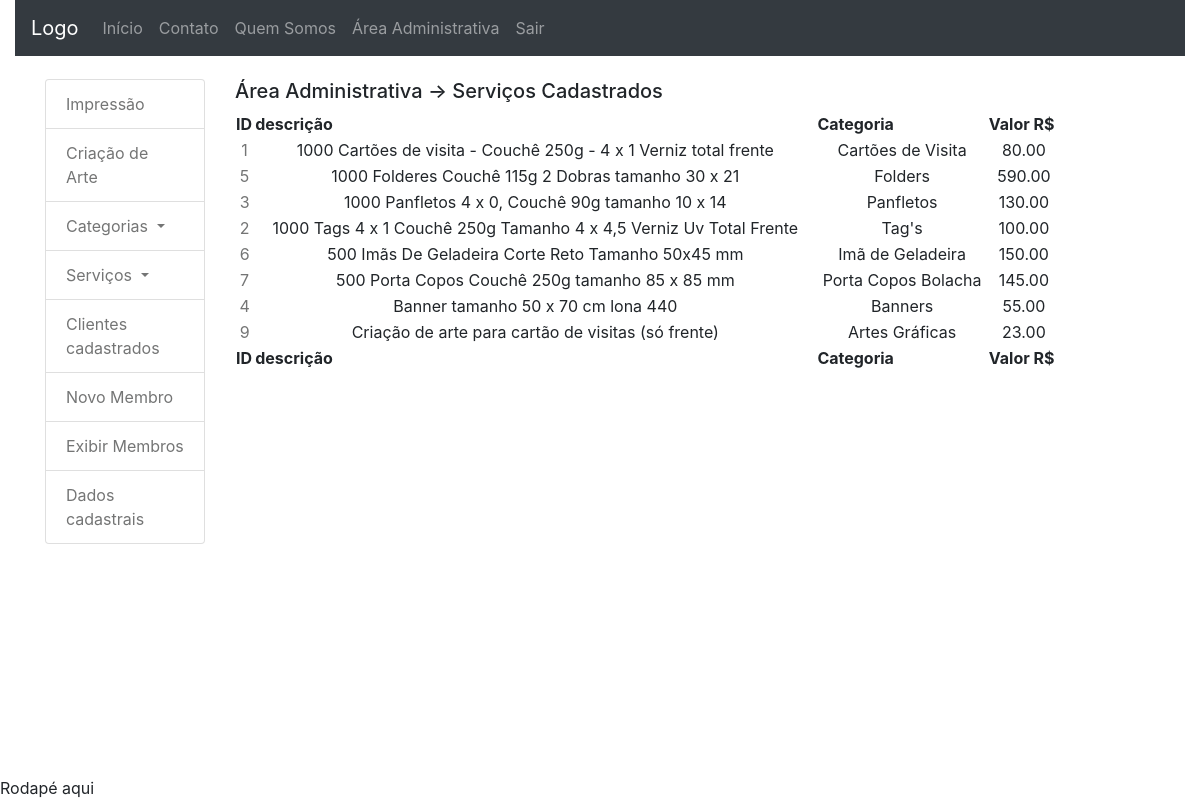
Page /area_administrativa/all_services (signed in) on the committed database.
### core/models.py (models this page shows, shortened)
class Service(models.Model):
	TYPE_CHOICES = (
			('IP', 'impressão'),
			('AT', 'criação de arte'),
		)
	description = models.TextField('Descrição', max_length=300)
	image = models.ImageField(upload_to='impress-art',
		verbose_name='Imagem', null=True, blank=True)
	value = models.DecimalField(verbose_name='Valor', null=True,
		blank=True, max_digits=8, decimal_places=2)
	category = models.ForeignKey(Category, on_delete=models.CASCADE,
		null=True, blank=True)
	class Meta:
		verbose_name = 'Serviço'
		verbose_name_plural = 'Serviços'
		ordering = ['description']

class Category(models.Model):
	name = models.CharField('Nome', max_length=100)
	slug = models.CharField('slug', max_length=100, null=True, blank=True)
	created = models.DateTimeField('Criado em', auto_now_add=True)
	modified = models.DateTimeField('Modificado em', auto_now=True)
	class Meta:
		verbose_name = 'Categoria'
		verbose_name_plural = 'Categorias'
		ordering = ['name']
	def __str__(self):
		return self.name

### dashboard_admin/views.py (the view)
# urls.py: path('all_services', views.all_services, name='all_services'),
@login_required
def all_services(request):
	services = Service.objects.all()
	return render(request, 'dashboard_admin/all_services.html',
		{'services': services})

### dashboard_admin/templates/dashboard_admin/all_services.html (shortened to what this page needs)
{% extends 'dashboard_admin/index.html' %}
{% block central_column %}
<div class="col-sm-9">
	{% block dashboard_title %}
	<h5>Área Administrativa -> Serviços Cadastrados</h5>
	{% endblock %}
<div class="panel-body">
  <table id="table" class="display" cellspacing="0"
        width="100%">
    <thead>
      <tr>
        <th>ID</th>
        <th>descrição</th>
        <th>Categoria</th>
        <th>Valor R$</th>
      </tr>
    </thead>
    <tfoot>
      <tr>
        <th>ID</th>
        <th>descrição</th>
        <th>Categoria</th>
        <th>Valor R$</th>
      </tr>
    </tfoot>
    <tbody>
		{% for service in services %}
		<tr>
			<td style="text-align: center;">
				<a href="{% url 'dashboard_admin:detail_service' service.id %}"
				title="Detalhes">
			  	{{ service.id }}
				</a>
			</td>
			<td style="text-align: center;">
				{{ service.description }}
			</td>
			<td style="text-align: center;">
				{{ service.category }}
			</td>
			<td style="text-align: center;">
				{{ service.value }}
			</td>
		</tr>
		{% endfor %}
    </tbody>
  </table>
</div>
</div>
{% endblock %}

### core/static/core/css/estilo.css (style rules this page uses)
body { padding-top: 0px; background-image: url("../imagens/fundobody.jpg"); }
a { color: #747575; }

### rows in the picture
Service: id "1", description "1000 Cartões de visita - Couchê 250g - 4 x 1 Verniz total frente", category "Cartões de Visita", value "80.00"
Service: id "5", description "1000 Folderes Couchê 115g 2 Dobras tamanho 30 x 21", category "Folders", value "590.00"
Service: id "3", description "1000 Panfletos 4 x 0, Couchê 90g tamanho 10 x 14", category "Panfletos", value "130.00"
Service: id "2", description "1000 Tags 4 x 1 Couchê 250g Tamanho 4 x 4,5 Verniz Uv Total Frente", category "Tag's", value "100.00"
Service: id "6", description "500 Imãs De Geladeira Corte Reto Tamanho 50x45 mm", category "Imã de Geladeira", value "150.00"
Service: id "7", description "500 Porta Copos Couchê 250g tamanho 85 x 85 mm", category "Porta Copos Bolacha", value "145.00"
Service: id "4", description "Banner tamanho 50 x 70 cm lona 440", category "Banners", value "55.00"
Service: id "9", description "Criação de arte para cartão de visitas (só frente)", category "Artes Gráficas", value "23.00"
